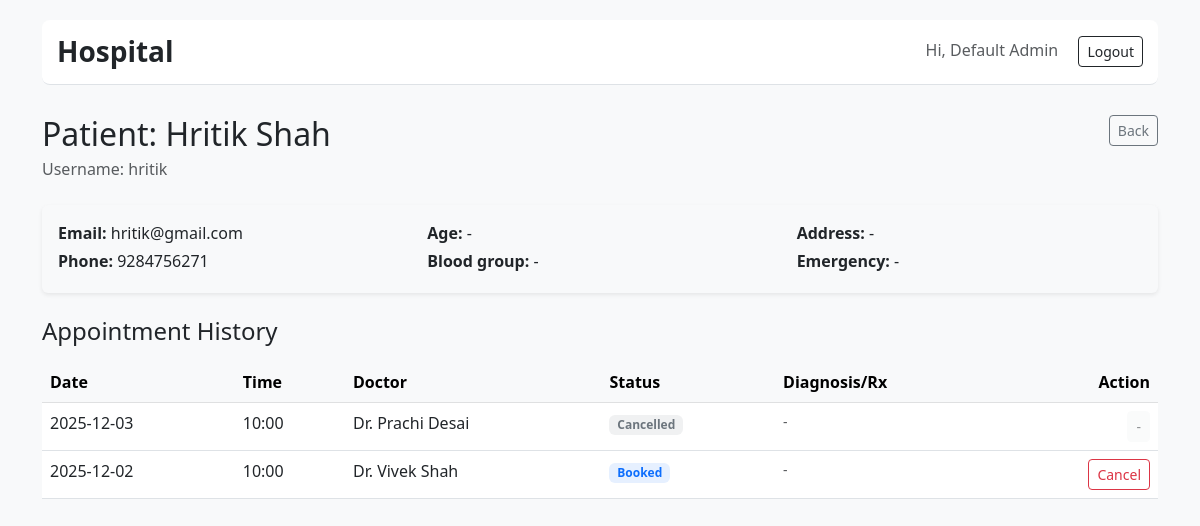
/admin/patients/2 (signed in), run on the app's committed database.
### tables this page shows
CREATE TABLE users (
      id INTEGER PRIMARY KEY AUTOINCREMENT,
      username TEXT UNIQUE NOT NULL,
      password_hash TEXT NOT NULL,
      role TEXT NOT NULL CHECK(role IN ('admin','doctor','patient')),
      full_name TEXT, email TEXT, phone TEXT, is_active INTEGER DEFAULT 1
    );

CREATE TABLE appointments (
      id INTEGER PRIMARY KEY AUTOINCREMENT,
      patient_id INTEGER NOT NULL,
      doctor_id INTEGER NOT NULL,
      date TEXT NOT NULL,
      time TEXT NOT NULL,
      end_time TEXT,
      status TEXT NOT NULL DEFAULT 'Booked' CHECK(status IN ('Booked','Completed','Cancelled')),
      created_at TEXT NOT NULL,
      FOREIGN KEY(patient_id) REFERENCES patients(id),
      FOREIGN KEY(doctor_id) REFERENCES doctors(id)
    );

### app.py (the view)
@app.route("/admin/patients/<int:patient_id>")
@login_required(role="admin")
def admin_view_patient(patient_id):
    db = get_db()
    patient = db.execute("SELECT p.id, u.full_name, u.username, u.email, u.phone, p.address, p.blood_group, p.emergency_contact, p.age FROM patients p JOIN users u ON p.user_id=u.id WHERE p.id=?", (patient_id,)).fetchone()
    appointments = db.execute("SELECT a.id, a.date, a.time, a.status, d.id as doctor_id, u.full_name as doctor_name, t.diagnosis, t.prescription FROM appointments a JOIN doctors d ON a.doctor_id=d.id JOIN users u ON d.user_id=u.id LEFT JOIN treatments t ON t.appointment_id=a.id WHERE a.patient_id=? ORDER BY a.date DESC", (patient_id,)).fetchall()
    return render_template("admin_view_patient.html", patient=patient, appointments=appointments)

### app.py (called while the page is built)
def get_db():
    if "db" not in g:
        g.db = sqlite3.connect(DB_PATH, detect_types=sqlite3.PARSE_DECLTYPES)
        g.db.row_factory = sqlite3.Row
    return g.db

def login_required(role=None):
    from functools import wraps
    def decorator(f):
        @wraps(f)
        def wrapped(*args, **kwargs):
            if "user_id" not in session: return redirect(url_for("login"))
            if role and session.get("role") != role:
                flash("Access denied.", "danger")
                return redirect(url_for("login"))
            return f(*args, **kwargs)
        return wrapped
    return decorator

### templates/admin_view_patient.html
{% extends "base.html" %}
{% block content %}
<div class="d-flex justify-content-between align-items-start mb-4">
  <div>
    <h2 class="mb-1">Patient: {{ patient.full_name }}</h2>
    <p class="text-muted mb-0">Username: {{ patient.username }}</p>
  </div>
  <a href="{{ url_for('admin_list_patients') }}" class="btn btn-outline-secondary btn-sm">Back</a>
</div>
<div class="card mb-4 border-0 shadow-sm bg-light">
  <div class="card-body">
    <div class="row">
      <div class="col-md-4">
        <p class="mb-1"><strong>Email:</strong> {{ patient.email }}</p>
        <p class="mb-1"><strong>Phone:</strong> {{ patient.phone }}</p>
      </div>
      <div class="col-md-4">
        <p class="mb-1"><strong>Age:</strong> {{ patient.age or '-' }}</p>
        <p class="mb-1"><strong>Blood group:</strong> {{ patient.blood_group or '-' }}</p>
      </div>
      <div class="col-md-4">
        <p class="mb-1"><strong>Address:</strong> {{ patient.address or '-' }}</p>
        <p class="mb-1"><strong>Emergency:</strong> {{ patient.emergency_contact or '-' }}</p>
      </div>
    </div>
  </div>
</div>
<h4 class="mb-3">Appointment History</h4>
<div class="card border-0 shadow-none">
  <table class="table table-hover mb-0">
    <thead class="table-light">
      <tr>
        <th>Date</th>
        <th>Time</th>
        <th>Doctor</th>
        <th>Status</th>
        <th>Diagnosis/Rx</th>
        <th class="text-end">Action</th>
      </tr>
    </thead>
    <tbody>
      {% for a in appointments %}
        <tr>
          <td>{{ a.date }}</td>
          <td>{{ a.time }}</td>
          <td>{{ a.doctor_name }}</td>
          <td>
             {% if a.status == 'Booked' %}
               <span class="badge bg-primary bg-opacity-10 text-primary">Booked</span>
             {% elif a.status == 'Completed' %}
               <span class="badge bg-success bg-opacity-10 text-success">Completed</span>
             {% else %}
               <span class="badge bg-secondary bg-opacity-10 text-secondary">Cancelled</span>
             {% endif %}
          </td>
          <td class="small text-muted">
             {% if a.diagnosis or a.prescription %}
               <div><strong>Dx:</strong> {{ a.diagnosis }}</div>
               <div><strong>Rx:</strong> {{ a.prescription }}</div>
             {% else %}
               -
             {% endif %}
          </td>
          <td class="text-end">
             {% if a.status == 'Booked' %}
               <form method="post" action="{{ url_for('admin_cancel_appointment', appointment_id=a.id) }}" onsubmit="return confirm('Are you sure you want to cancel this appointment?');">
                 <button class="btn btn-sm btn-outline-danger">Cancel</button>
               </form>
             {% else %}
               <button class="btn btn-sm btn-light text-muted" disabled>-</button>
             {% endif %}
          </td>
        </tr>
      {% else %}
        <tr><td colspan="6" class="text-center text-muted py-4">No records found.</td></tr>
      {% endfor %}
    </tbody>
  </table>
</div>
{% endblock %}

### templates/base.html (style rules this page uses)
body { padding-top: 20px; background-color: #f8f9fa; }
.card { border: 1px solid #e9ecef; box-shadow: none; }

### data on the page
users: full_name "Hritik Shah", username "hritik", email "hritik@gmail.com", phone "9284756271"
appointments: date "2025-12-03", time "10:00", doctor_name "Dr. Prachi Desai", status "Cancelled"
appointments: date "2025-12-02", time "10:00", doctor_name "Dr. Vivek Shah", status "Booked"

### other printed values
{{ session.get('full_name') or 'User' }} "Default Admin"
{{ patient.age or '-' }} "-"
{{ patient.blood_group or '-' }} "-"
{{ patient.address or '-' }} "-"
{{ patient.emergency_contact or '-' }} "-"
